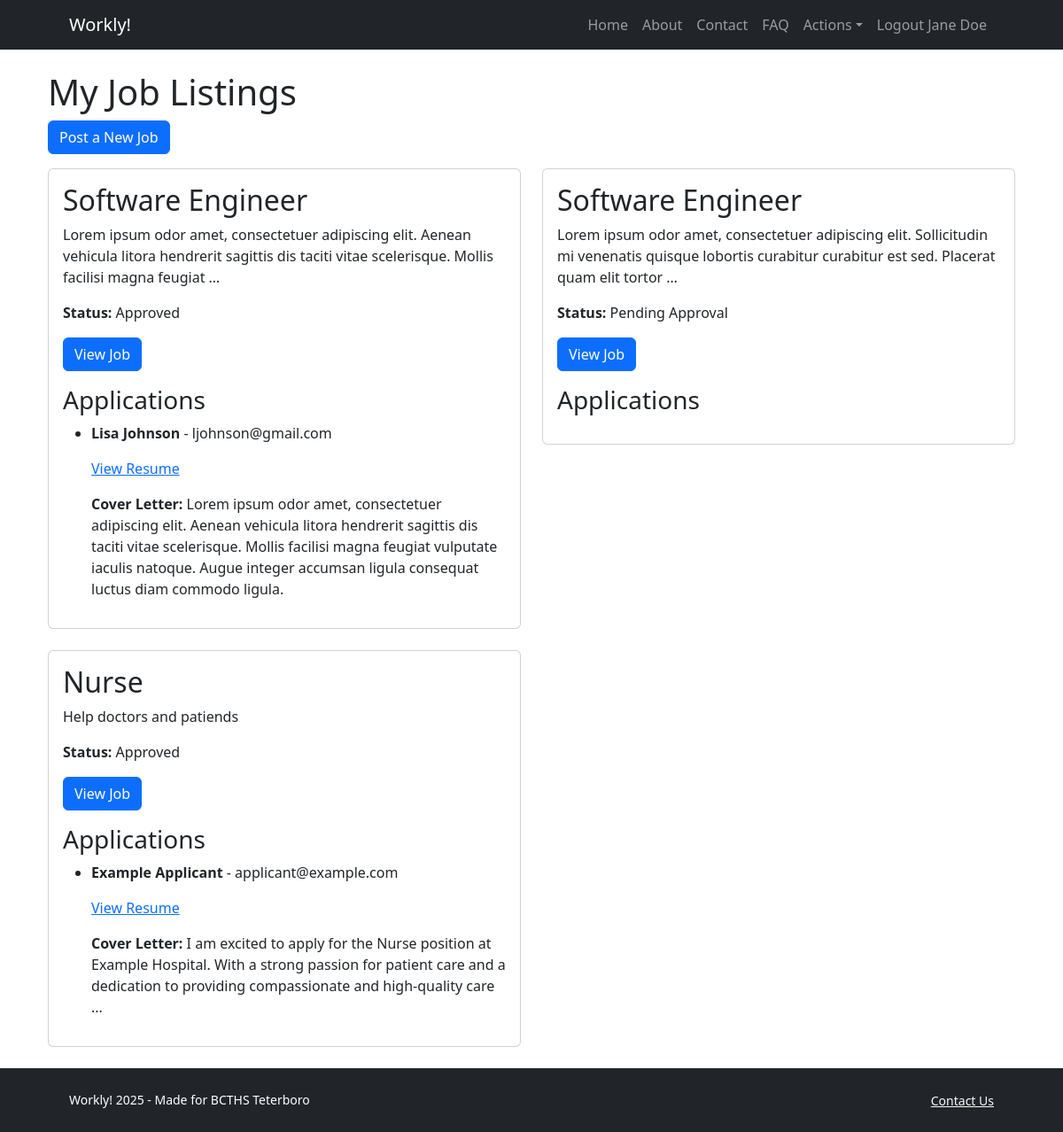
Screenshot of /employer-dashboard/ (signed in) with the database file from the repository.
### accounts/models.py (models this page shows, shortened)
class CustomUser(AbstractUser):
    USER_TYPE_CHOICES = (
        ('employer', 'Employer'),
        ('applicant', 'Applicant'),
    )
    name = models.CharField(max_length=100)
    user_type = models.CharField(max_length=10, choices=USER_TYPE_CHOICES)
    groups = models.ManyToManyField(Group, related_name="customuser_groups", blank=True)
    user_permissions = models.ManyToManyField(Permission, related_name="customuser_permissions", blank=True)

### joblistings/models.py (models this page shows, shortened)
class JobPosting(models.Model):
    title = models.CharField(max_length=200)
    company = models.CharField(max_length=200)
    description = models.TextField()
    location = models.CharField(max_length=100)
    salary = models.DecimalField(max_digits=10, decimal_places=2)
    date_posted = models.DateTimeField(default=timezone.now)
    is_approved = models.BooleanField(default=False)
    posted_by = models.ForeignKey(settings.AUTH_USER_MODEL, on_delete = models.CASCADE, related_name = 'job_postings')

class JobApplication(models.Model):
    job = models.ForeignKey(JobPosting, on_delete = models.CASCADE, related_name = 'applications')
    applicant = models.ForeignKey(settings.AUTH_USER_MODEL, on_delete = models.CASCADE, related_name = 'job_applications')
    applicant_name = models.CharField(max_length=200)
    applicant_email = models.EmailField()
    resume = models.FileField(upload_to = 'resumes/')
    cover_letter = models.TextField()
    date_applied = models.DateTimeField(auto_now_add=True)

### joblistings/views.py (the view)
# urls.py: path('employer-dashboard/', views.employer_dashboard, name='employer_dashboard'),
@login_required
def employer_dashboard(request):
    if not hasattr(request.user, 'profile') or request.user.profile.user_type != 'employer':
        return redirect('index')
    job_postings = JobPosting.objects.filter(posted_by = request.user)
    applications = JobApplication.objects.filter(job__in=job_postings)
    return render(request, 'employer_dashboard.html', {'job_postings':job_postings, 'applications':applications})

### templates/employer_dashboard.html
{% extends "base.html" %}
{% block content %}
<div class="container">
    <h1>My Job Listings</h1>
    <a href="{% url 'post_job' %}" class="btn btn-primary mb-3">Post a New Job</a>
    <div class="row">
        {% for job in job_postings %}
            <div class="col-md-6">
                <div class="card mb-4">
                    <div class="card-body">
                        <h2 class="card-title">{{ job.title }}</h2>
                        <p class="card-text">{{ job.description | truncatewords:20 }}</p>
                        <p class="card-text"><strong>Status:</strong>
                        {% if job.is_approved %}
                        Approved
                        {% else %}
                        Pending Approval
                        {% endif %}</p>
                        <a href="{% url 'job_detail' job.id %}" class="btn btn-primary">View Job</a>
                        <h3 class="mt-3">Applications</h3>
                        <ul>
                            {% for application in applications %}
                                {% if application.job == job %}
                                    <li>
                                        <p><strong>{{ application.applicant_name }}</strong> - {{ application.applicant_email }}</p>
                                        <p><a href="{{ application.resume.url }}" target="_blank">View Resume</a></p>
                                        <p><strong>Cover Letter: </strong> {{ application.cover_letter }}</p>
                                    </li>
                                {% endif %}
                            {% empty %}
                                <li>No applications yet.</li>
                            {% endfor %}
                        </ul>
                    </div>
                </div>
            </div>
        {% empty %}
            <p>No job postings found.</p>
        {% endfor %}
    </div>
</div>
{% endblock content %}

### templates/base.html (shortened to what this page needs)
{% load static %}
<!DOCTYPE html>
<html lang="en">
    <head>
        <link rel ="stylesheet" href="https://cdn.jsdelivr.net/npm/bootstrap-icons@1.5.0/font/bootstrap-icons.css" />
        <link href="{% static 'css/styles.css' %}" rel="stylesheet" />
    </head>
    <body class="d-flex flex-column h-100">
        <main class="flex-shrink-0">
            <nav class="navbar navbar-expand-lg navbar-dark bg-dark">
                <div class="container px-5">
                    <a class="navbar-brand" href="{% url 'index'%}">Workly!</a>
                    <div class="collapse navbar-collapse" id="navbarSupportedContent">
                        <ul class="navbar-nav ms-auto mb-2 mb-lg-0">
                            <li class="nav-item"><a class="nav-link" href="{% url 'index' %}">Home</a></li>
                            <li class="nav-item"><a class="nav-link" href="{% url 'about' %}">About</a></li>
                            <li class="nav-item"><a class="nav-link" href="{% url 'contact' %}">Contact</a></li>
                            <li class="nav-item"><a class="nav-link" href="{% url 'faq' %}">FAQ</a></li>
                            {% if user.is_authenticated %}
                            <li class="nav-item dropdown">
                                <a class="nav-link dropdown-toggle" id="navbarDropdownPortfolio" href="#" role="button" data-bs-toggle="dropdown" aria-expanded="false">Actions</a>
                                </li>
                            <li class='nav-item'><a class="nav-link" href="{% url 'logout' %}">Logout {{user.name}}</a></li>
                            {% endif %}
                        </ul>
                    </div>
                </div>
            </nav>
            <div class="container mt-4">
                {% block content %}
                {% endblock content %}
            </div>
        <footer class="bg-dark py-4 mt-auto">
            <div class="container px-5">
                <div class="row align-items-center justify-content-between flex-column flex-sm-row">
                    <div class="col-auto"><div class="small m-0 text-white">Workly! 2025 - Made for BCTHS Teterboro</div></div>
                    <div class="col-auto">
                        <a class="link-light small" href='{% url "contact" %}'>Contact Us</a>
                    </div>
                </div>
            </div>
        </footer>
    </body>
</html>

### rows the page displays
CustomUser: name "Jane Doe"
JobPosting: title "Software Engineer", description "Lorem ipsum odor amet, consectetuer adipiscing elit. Aenean vehicula litora hendrerit sagittis dis taciti vitae scelerisque. Mollis facilisi magna feugiat …", is_approved "Approved"
JobApplication: applicant_name "Lisa Johnson", applicant_email "ljohnson@gmail.com", cover_letter "Lorem ipsum odor amet, consectetuer adipiscing elit. Aenean vehicula litora hendrerit sagittis dis taciti vitae scelerisque. Mollis facilisi magna feugiat vulputate iaculis natoque. Augue integer accumsan ligula consequat luctus diam commodo ligula."
JobPosting: title "Software Engineer", description "Lorem ipsum odor amet, consectetuer adipiscing elit. Sollicitudin mi venenatis quisque lobortis curabitur curabitur est sed. Placerat quam elit tortor …", is_approved "Pending Approval"
JobPosting: title "Nurse", description "Help doctors and patiends", is_approved "Approved"
JobApplication: applicant_name "Example Applicant", applicant_email "applicant@example.com", cover_letter "I am excited to apply for the Nurse position at Example Hospital. With a strong passion for patient care and a dedication to providing compassionate and high-quality care ..."
